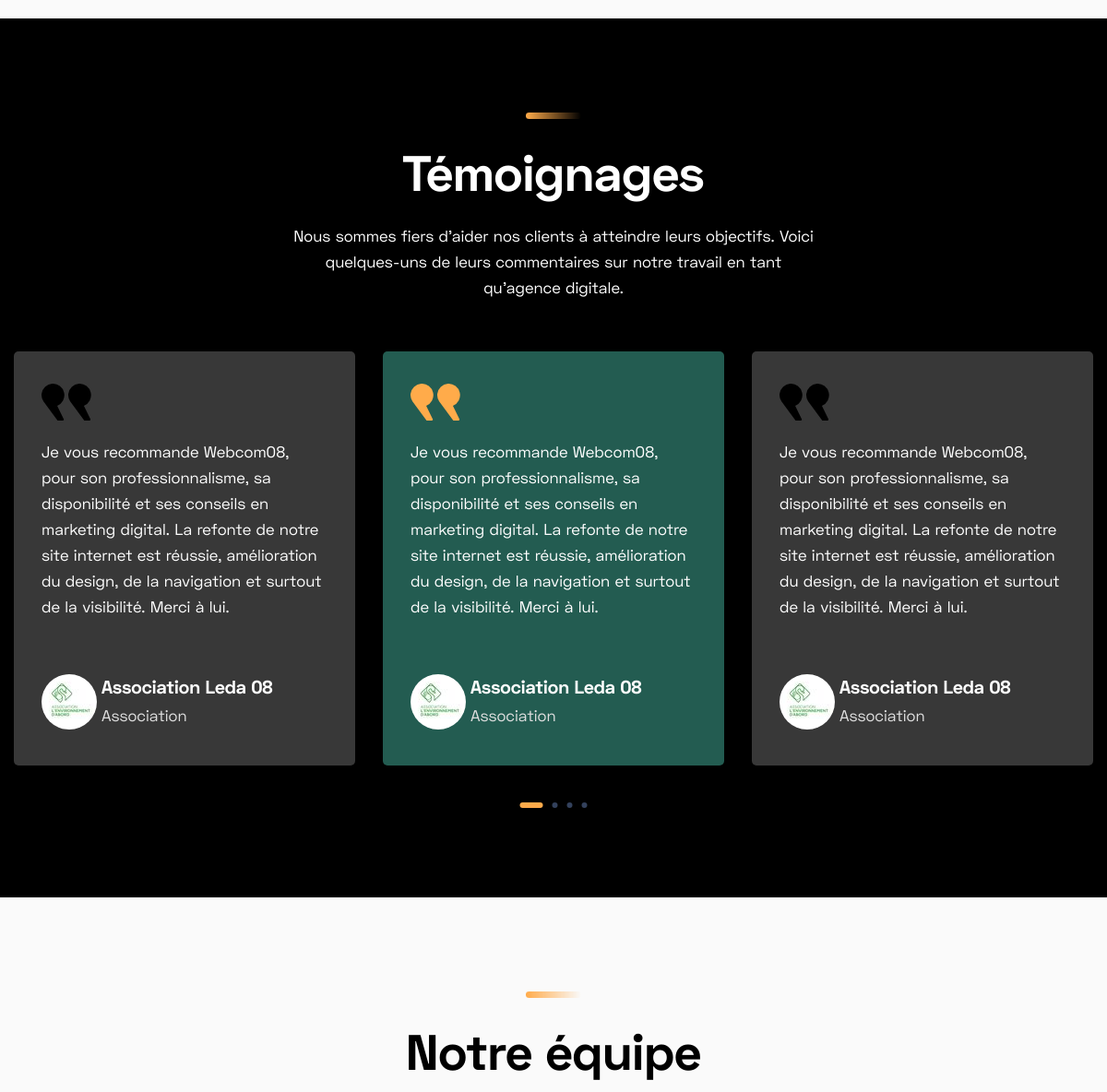
The page /a-propos/ (middle part) on the database as committed earlier.
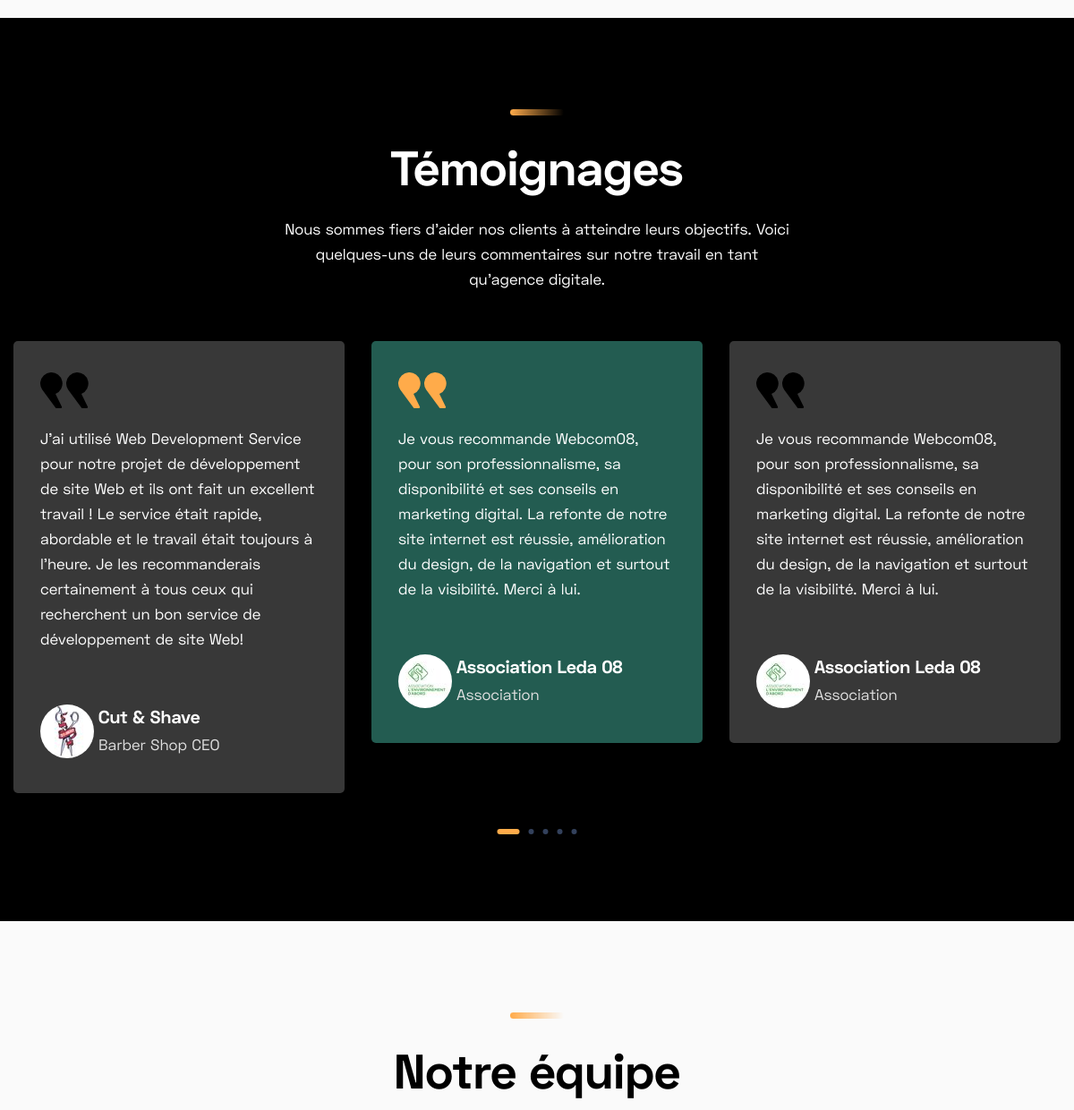
The same page on the database as committed later.
### homepage/models.py (models this page shows, shortened)
class SiteSetting(models.Model):
    STATUS = (
        ('True', 'True'),
        ('False', 'False'),
    )
    title = models.CharField(max_length=200)
    meta_keyword = models.CharField(max_length=200)
    meta_description = models.TextField()
    address = models.CharField(max_length=200)
    phone = models.IntegerField()
    email = models.EmailField(blank=True, null=True, max_length=50)
    logo = models.ImageField(blank=True, null=True, upload_to='icon/')
    favicon = models.ImageField(blank=True, null=True, upload_to='icon/')
    facebook = models.URLField(blank=True, max_length=500)
    discord = models.URLField(blank=True, max_length=500)
    youtube = models.URLField(blank=True, max_length=500)
    contact = models.TextField()
    status = models.CharField(max_length=50, choices=STATUS)
    created_at = models.DateTimeField(auto_now_add=True)
    updated_at = models.DateTimeField(auto_now=True)

### testimonial/models.py (models this page shows, shortened)
class Testimonial(models.Model):
    tmo_id = models.AutoField(primary_key=True)
    client_name = models.CharField(max_length=200)
    client_designatiion = models.CharField(max_length=200)
    image = ProcessedImageField(upload_to='clients/',
                                   processors=[ResizeToFill(60, 60)],
                                   format='JPEG',
                                   options={'quality':80})
    client_message = models.TextField()
    add_date = models.DateTimeField(auto_now_add=True, null=True)
    class Meta:
        verbose_name_plural = "Testimonial"

### about/views.py (the view)
# urls.py: path('', views.about, name="about"),
def about(request):
    settings = SiteSetting.objects.all()
    aslider = AboutSlider.objects.all().order_by('-id')[:1]
    aboutone = AboutContentOne.objects.all().order_by('-content_id')[:1]
    abouttwo = AboutContentTwo.objects.all().order_by('-content_id')[:1]
    progressbar = ProgressBar.objects.all().order_by('-progress_id')[:3]
    testimonial = Testimonial.objects.all()
    portfolio = Portfolios.objects.all().order_by('-portfolio_id')[:3]
    a_seo = AboutSeoSnippets.objects.all().order_by('-s_id')[:1]
    team = TeamMember.objects.all()
    context={'settings':settings,
             'aslider':aslider,
             'aboutone':aboutone,
             'abouttwo':abouttwo,
             'progressbar':progressbar,
             'a_seo':a_seo,
             'testimonial':testimonial,
             'portfolio':portfolio,
             'team':team, }
    return render(request, 'about.html', context)

### portfolio/models.py (called while the page is built)
    def __str__(self):
        return self.title

### about/templates/about.html (shortened to what this page needs)
{% extends 'base.html' %}
{% load static %}
{% block aboutpage %}
    <section class="testimonial-area mt-100">
        <div class="container">
            <div class="row justify-content-center">
                <div class="col-lg-6 col-md-9">
                    <div class="section-title section-title-2 text-center">
                        <img src="{% static 'images/hero-line.png' %}" alt="our latest testimonial ddd">
                        <h3 class="title">Témoignages
                        </h3>
                        <p>Nous sommes fiers d'aider nos clients à atteindre leurs objectifs. Voici quelques-uns de leurs commentaires sur notre travail en tant qu'agence digitale.</p>
                    </div>
                </div>
            </div>
            <div class="row testimonial-active">
                {% for testimonial in testimonial %}
                <div class="col-lg-4">
                    <div class="testimonial-item mt-30">
                        <div class="quote">
                        </div>
                        <p>{{testimonial.client_message}}</p>
                        <div class="info">
                            <img style="border-radius:40px;" src="{{testimonial.image.url}}" alt="{{testimonial.client_name}}">
                            <h5 class="title">{{testimonial.client_name}}</h5>
                            <span>{{testimonial.client_designatiion}}</span>
                        </div>
                    </div>
                </div>
                {% endfor %}
            </div>
        </div>
    </section>
    <section class="team-area">
        <div class="container">
            <div class="row justify-content-center">
                <div class="col-lg-6 col-md-9">
                    <div class="section-title text-center">
                        <img src="{% static 'images/hero-line.png' %}" alt="our team image det">
                        <h3 class="title">Notre équipe</h3>
                    </div>
                </div>
            </div>
        </div>
    </section>
    {% endblock aboutpage %}

Rows that differ between the two databases and show on the page:
computed for SiteSetting: loses Testimonial (client_message "Je vous recommande Webcom08, pour son professionnalisme, sa disponibilité et ses conseils en marketing digital. La refonte de notre site internet est réussie, amélioration du design, de la navigation et surtout de la visibilité. Merci à lui.", image (picture), client_name "Association Leda 08", client_designatiion "Association")
added Testimonial: client_message "J'ai utilisé Web Development Service pour notre projet de développement de site Web et ils ont fait un excellent travail ! Le service était rapide, abordable et le travail était toujours à l'heure. Je les recommanderais certainement à tous ceux qui recherchent un bon service de développement de site Web!", image (picture), client_name "Cut & Shave", client_designatiion "Barber Shop CEO"
